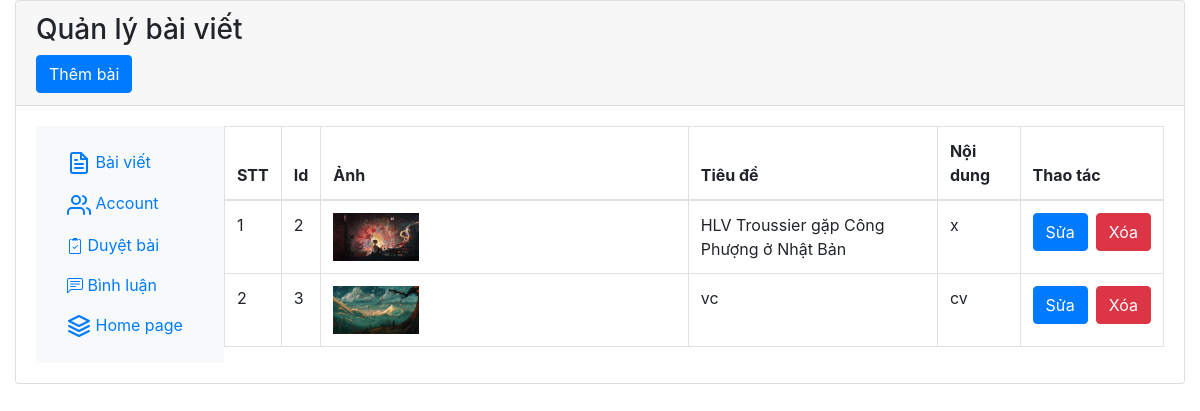
Page /admin (signed in) on the earlier database version.
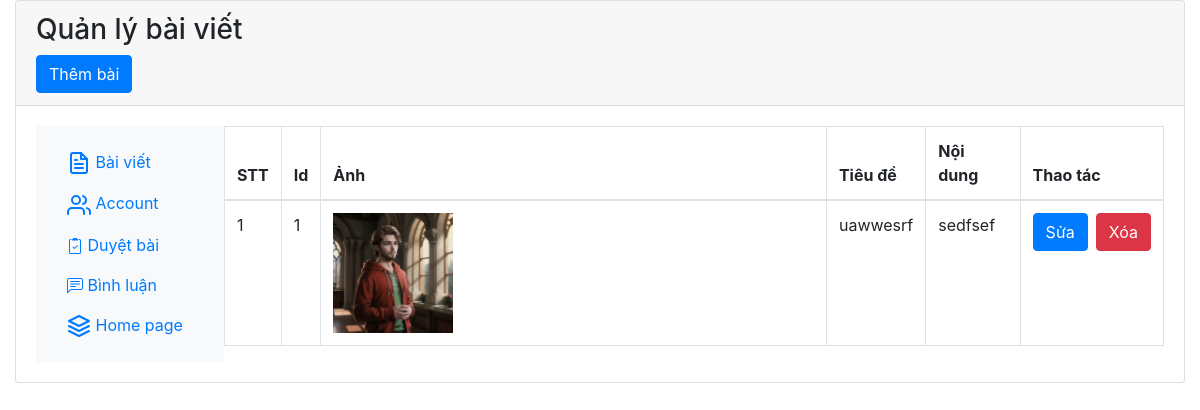
Same page on the later database version.
### app.py (models this page shows)
class Post(db.Model):
    id = db.Column(db.Integer, primary_key=True)
    title = db.Column(db.String(100), nullable=False)
    content = db.Column(db.Text, nullable=False)
    image_url = db.Column(db.String(100))
    status = db.Column(db.String(20), default='pending')
    comments = db.relationship('Comment', backref='post_relation', lazy=True)

### app.py (the view)
@app.route('/admin')
@login_required
def admin():
    if current_user.role == 1:  # Nếu role của user hiện tại là 1 (admin)
        posts = Post.query.all()
        return render_template('admin/admin.html', posts=posts)
    else:
        return "Unauthorized", 401  # Trả về mã lỗi 401 nếu user không phải admin

### app.py (called while the page is built)
@login_manager.user_loader
def load_user(user_id):
    return User.query.get(int(user_id))

### templates/admin/admin.html (shortened to what this page needs)
<!DOCTYPE html>
<html lang="en">
  <head>
    <link
      rel="stylesheet"
      href="https://cdn.jsdelivr.net/npm/bootstrap@4.3.1/dist/css/bootstrap.min.css"
    />
  </head>
  <body id="page-top">
    <div class="container-fluid h-100">
      <div class="card">
        <div class="card-header">
          <div class="row h-100">
            <div class="col-md-6">
              <h3>Quản lý bài viết</h3>
              <a class="btn btn-primary" href="{{ url_for('create') }}"
                >Thêm bài</a
              >
            </div>
          </div>
        </div>
        <div class="card-body d-flex">
          <nav
            id="sidebarMenu"
            class="col-md-3 col-lg-2 d-md-block bg-light sidebar collapse"
          >
            <div class="position-sticky pt-3">
              <ul class="nav flex-column">
                <li class="nav-item">
                  <a class="nav-link" href="/admin">
                    Bài viết
                  </a>
                </li>
                <li class="nav-item">
                  <a class="nav-link" href="/userManagement">
                    Account
                  </a>
                </li>
                <li class="nav-item">
                  <a class="nav-link" href="{{ url_for('pending_posts') }}">
                    Duyệt bài
                  </a>
                </li>
                <li class="nav-item">
                  <a class="nav-link" href="{{ url_for('admin_comments') }}">
                    Bình luận
                  </a>
                </li>
                <li class="nav-item">
                  <a class="nav-link" href="/">
                    Home page
                  </a>
                </li>
              </ul>
            </div>
          </nav>
          <div class="d-flex flex-column ms-5 ps-5">
            <table class="table table-bordered">
              <thead>
                <tr>
                  <th>STT</th>
                  <th>Id</th>
                  <th>Ảnh</th>
                  <th>Tiêu đề</th>
                  <th>Nội dung</th>
                  <th>Thao tác</th>
                </tr>
              </thead>
              <tbody>
                {% for post in posts %}
                <tr>
                  <td>{{ loop.index }}</td>
                  <td>{{ post['id'] }}</td>
                  <td>
                    {% if post['image_url'] %}
                    <img
                      src="{{ post['image_url'] }}"
                      alt="Ảnh {{ loop.index }}"
                      class="img-fluid w-25"
                    />
                    {% else %} Không có ảnh {% endif %}
                  </td>
                  <td>{{ post['title'] }}</td>
                  <td>{{ post['content'] }}</td>
                  <td>
                    <div class="d-flex">
                      <a
                        href="{{ url_for('edit', post_id=post['id']) }}"
                        class="btn btn-primary mr-2"
                        >Sửa</a
                      >
                      <button
                        class="btn btn-danger"
                        onclick="confirmDelete({{ post['id'] }})"
                      >
                        Xóa
                      </button>
                    </div>
                  </td>
                </tr>
                {% endfor %}
              </tbody>
            </table>
          </div>
        </div>
      </div>
    </div>
  </body>
</html>

Differences in the rows shown:
removed Post: id "2", image_url (picture), title "HLV Troussier gặp Công Phượng ở Nhật Bản", content "x"
removed Post: id "3", image_url (picture), title "vc", content "cv"
added Post: id "1", image_url (picture), title "uawwesrf", content "sedfsef"
